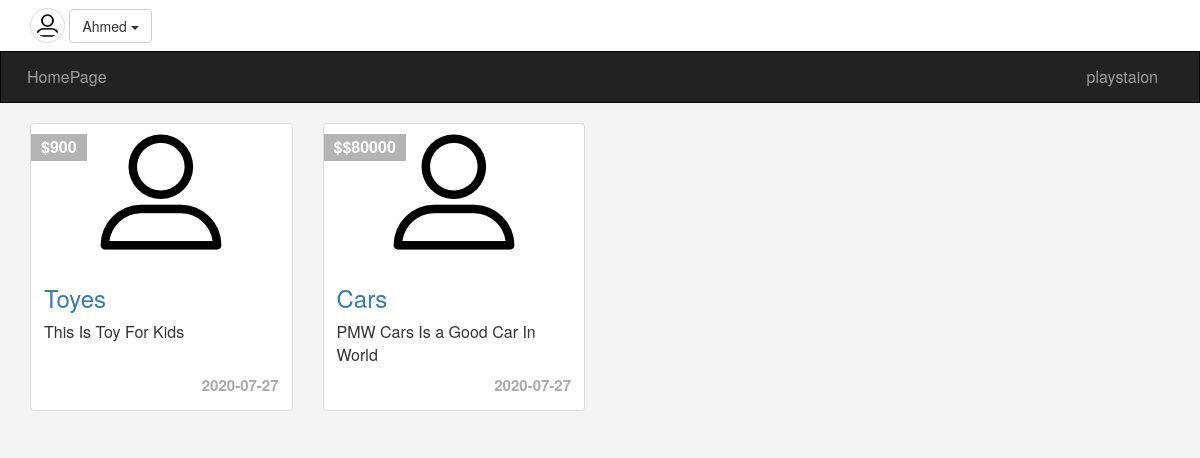
The page /Index.php (signed in) on the database its author committed.
### tables this page shows
CREATE TABLE `categories` (
  `ID` int(11) NOT NULL,
  `Name` varchar(255) NOT NULL,
  `Description` text NOT NULL,
  `parent` int(11) DEFAULT NULL,
  `Ordering` int(11) NOT NULL,
  `Visibility` tinyint(4) DEFAULT 0,
  `Allow_Comment` tinyint(4) NOT NULL DEFAULT 0,
  `Allow_Ads` tinyint(4) NOT NULL DEFAULT 0
);

CREATE TABLE `items` (
  `Item_ID` int(11) NOT NULL,
  `Name` varchar(255) NOT NULL,
  `Description` text NOT NULL,
  `Price` varchar(255) NOT NULL,
  `Add_Date` date NOT NULL,
  `Countery_Made` varchar(255) NOT NULL,
  `Image` varchar(255) NOT NULL,
  `Status` varchar(255) NOT NULL,
  `Rating` smallint(6) NOT NULL,
  `Approve` tinyint(4) NOT NULL DEFAULT 0,
  `Cat_ID` int(11) NOT NULL,
  `Member_ID` int(11) NOT NULL,
  `tags` varchar(255) DEFAULT NULL
);

### init.php (called while the page is built, shortened)
<?php
     $sessionUser = '';
     if (isset($_SESSION['user'])) {
          $sessionUser = $_SESSION['user'];
     }
     include 'admin/connect.php';
     $tep = 'Includs/templets/';
     $css = 'layout/css/';
     $func = 'Includs/functions/';
     include $func . 'function.php';
     include $tep . 'header.php';

### Includs/functions/function.php (called while the page is built, shortened)
<?php
    function getAllFrom($field, $table, $where = NULL,$and = NULL, $orderfield , $ordering = "DESC") {
        global $con;
        $getAll = $con->prepare("SELECT $field FROM $table $where $and ORDER BY $orderfield $ordering");
        $getAll->execute();
        $all = $getAll->fetchAll();
        return $all;
    }

### Index.php (the view, shortened to what this page needs)
<?php
     include 'init.php';
?>
<div class="container">
        <div class="row">
            <?php
                $allItems = getAllFrom('*', 'items', 'Where Approve = 1', '', 'Item_ID');
                foreach ($allItems as $item) {
                    echo '<div class="col-sm-6 col-md-3">';
                        echo '<div class="thumbnail item-box">';
                            echo '<span class="price-tag">$' . $item['Price'] .'</span>';
                            echo '<img  class="img-responsive" src="ima.png" alt="" />';
                            echo '<div class="caption">';
                                echo '<h3><a href="Item.php?itemid='. $item['Item_ID'] .'">' . $item['Name'] . '</a></h3>';
                                echo '<p>' . $item['Description'] . '</p>';
                                echo '<div class="date">' . $item['Add_Date'] . '</div>';
                            echo '</div>';
                        echo '</div>';
                    echo '</div>';
                }
            ?>
        </div>
</div>
<?php
     include $tep . 'footer.php';
?>

### Includs/templets/header.php (shortened to what this page needs)
<!DOCTYPE html>
<html>
        <link rel="stylesheet" href="<?php echo $css?>bootstrap.min.css" />
        <link rel="stylesheet" href="<?php echo $css?>font-awesome.min.css"/>
        <link rel="stylesheet" href="<?php echo $css?>front_end.css" />
    <body>
    <div class="upper-bar">
        <div class="container">
          <?php
               if (isset($_SESSION['user'])) {   ?>
                <img class="my-image img-thumbnail img-circle" src="ima.png" alt="">
                <div class="btn-group my-info">
                    <span class="btn btn-default dropdown-toggle" data-toggle="dropdown">
                        <?php echo $sessionUser ?>
                        <span class="caret"></span>
                    </span>
                </div>
                <?php
               } else {
          ?>
            <a href="login.php">
                <span class="pull-right">Login/Signup</span>
            </a>
            <?php } ?>
        </div>
    </div>
    <nav class="navbar navbar-inverse">
    <div class="container">
    <div class="navbar-header">
      <a class="navbar-brand" href="Index.php">HomePage</a>
    </div>
    <div class="collapse navbar-collapse" id="app-nav">
      <ul class="nav navbar-nav navbar-right">
      <?php
            $allCats = getAllFrom("*", "categories", "Where parent = 0", "", "ID" , "ASC");
            foreach ($allCats as $cat) {
                echo '<li>
                        <a href="categories.php?pageid=' . $cat['ID'] . '">
                            ' .$cat['Name'] . '
                        </a>
                      </li>';
            }
      ?>
      </ul>
    </div>
  </div>
</nav>

### layout/css/front_end.css (style rules this page uses)
body { background-color: #f4f4f4; font-size: 16px; height: 3000px; }
.navbar { border-radius: 0; margin-bottom: 20px; }
.nav > li > a , .navbar-brand { padding: 15px 12px; }
.navbar-brand { font-size: 1em ; }
.upper-bar { padding: 8px; background-color: #FFF; }
.my-image { width: 35px; height: 35px; }
.item-box { position: relative; }
.item-box .price-tag { position: absolute; padding: 2px 10px; background-color: #B4B4B4; left: 0; top: 10px; font-weight: bold; color: #FFF; }
.item-box .caption p { height: 44px; max-height: 44px; }
.thumbnail .date { text-align: right; font-size: 15px; color: #AAA; font-weight: bold; }

### rows shown on the page
categories: Name "playstaion"
items: Price "900", Name "Toyes", Description "This Is Toy For Kids", Add_Date "2020-07-27"
items: Price "$80000", Name "Cars", Description "PMW Cars Is a Good Car In World", Add_Date "2020-07-27"

### other values the page prints
$sessionUser "Ahmed"
